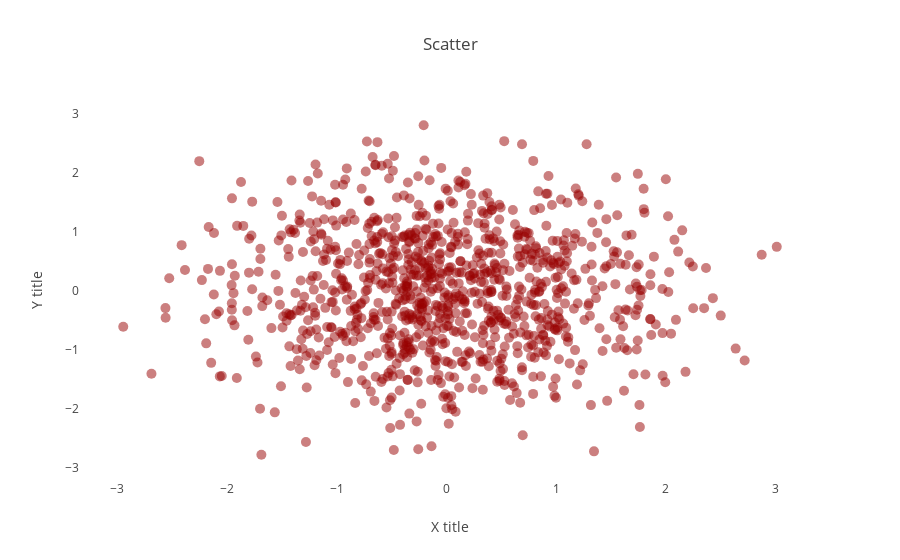

The code cell stored with this chart in its notebook:
### Markdown cell above
## Styled scatter plot

### Code cell
from plotly.offline import plot, iplot
import plotly.graph_objs as go
from plotly.offline import init_notebook_mode
init_notebook_mode(connected=True)

import numpy as np
random_x = np.random.randn(1000)
random_y = np.random.randn(1000)

trace = go.Scatter(
    x = random_x,
    y = random_y,
    mode = 'markers',
    name = 'markers',
    marker = dict(
        size = 10,
        color="rgba(152,0,0,0.5)"
    )
)

layout  = dict(title = "Scatter",
			   xaxis = dict(
             title = "X title",
             showgrid=False,
             showline=False,
             zeroline=False
         ),
			   yaxis = dict(
             title = "Y title",
             showgrid=False,
             showline=False,
             zeroline=False
         )
			  )


data = [trace]
figure = dict(data=data,layout=layout)
iplot(figure)

### Figure 1 — Plotly figure (JSON) as saved in the notebook; plotly's stock layout.template omitted (floating-point values rounded to 4 significant figures; data arrays with more than 128 entries replaced by an {"elided": "..."} marker saying what was removed)
{"data": [{"marker": {"color": "rgba(152,0,0,0.5)", "size": 10}, "mode": "markers", "name": "markers", "type": "scatter", "x": {"elided": "1000 float values"}, "y": {"elided": "1000 float values"}}], "layout": {"title": "Scatter", "xaxis": {"showgrid": false, "showline": false, "title": "X title", "zeroline": false}, "yaxis": {"showgrid": false, "showline": false, "title": "Y title", "zeroline": false}}}
